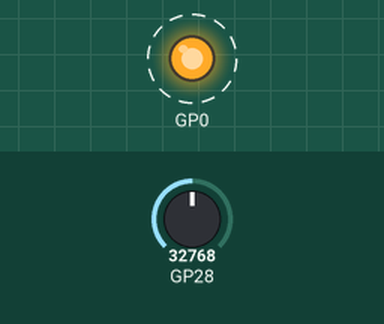
This program was run on a simulated Raspberry Pi Pico running MicroPython. On the bench: output pins drawn as LEDs (lit = HIGH). Dashed ring = blinking. Inputs (shaded band) come from the test bench; at power-on: GP28 = 32768 (analog values on the 0–65535 scale). Files the program writes start out absent; what the program prints to the serial console is not drawn.

Above: at 0.5 s.
Timing chart, 0 to 4.6 s (numbered marks = the images above):
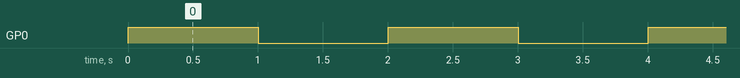

The program:

LM_35_BASIC.py
```python
from machine import ADC
from machine import Pin
from time import sleep


class DataLogger:
    """
    creats the log file and logs data to raspberry pico's flash
    """
    open("log.txt", "w").close()

    def __init__(self):
        self._temperature_val = None

    def get_data(self, val):
        self._temperature_val = val

    def log_it(self):
        with open("log.txt", "a") as ld:
            ld.write(f'Temperature registered - {self._temperature_val}\n')


class LM35Pico:
    """
    loads the LM35 and LED pins
    """
    _offset_voltage = 0.0330

    def __init__(self, pin_ADC: int, pin_LED: int):
        self._pin_ADC = pin_ADC
        self._pin_LED = Pin(pin_LED, Pin.OUT)
        self.__sleep_interval = 1
        self.log_data = False
        self.logger = DataLogger()

    def activate_data_logging(self):
        self.log_data = True

    def set_sleep_interval(self, sleep_val=1):
        self.__sleep_interval = sleep_val

    def __read_analog_input(self):
        """
        reads raw data from LM35 diode
        """
        return ADC.read_u16(ADC(self._pin_ADC))

    def compute_temperature(self):
        """
        converts the raw input to readeable data
        substract the diode offset voltage - preset to 0.0330
        returns Celcius temperature data by default
        """
        input_val = self.__read_analog_input()
        input_voltage = (input_val/65536) * 3.3
        input_voltage = (input_voltage  - LM35Pico._offset_voltage)*1000
        return input_voltage /10

    def get_temp_celcius(self):
        return round(self.compute_temperature(), 2)

    def start(self):
        while 1:
            self._pin_LED.on()
            sleep(self.__sleep_interval)

            temp = self.get_temp_celcius()
            print(f'Temperature - {temp}')

            if self.log_data:
                self.logger.get_data(temp)
                self.logger.log_it()

            self._pin_LED.off()
            sleep(self.__sleep_interval)

    def __repr__(self):
        return f'ADC Pin used: {self._pin_ADC}\nLED Pin used: {self._pin_LED}\nLogger: {self.log_data}'


if __name__ == "__main__":
    new_lm = LM35Pico(28, 0)
    new_lm.set_sleep_interval(1)
    new_lm.activate_data_logging()
    print(new_lm)
    new_lm.start()
```

Measured:
- by itself, GP0: alternates HIGH for 1.0 s and LOW for 1.0 s
